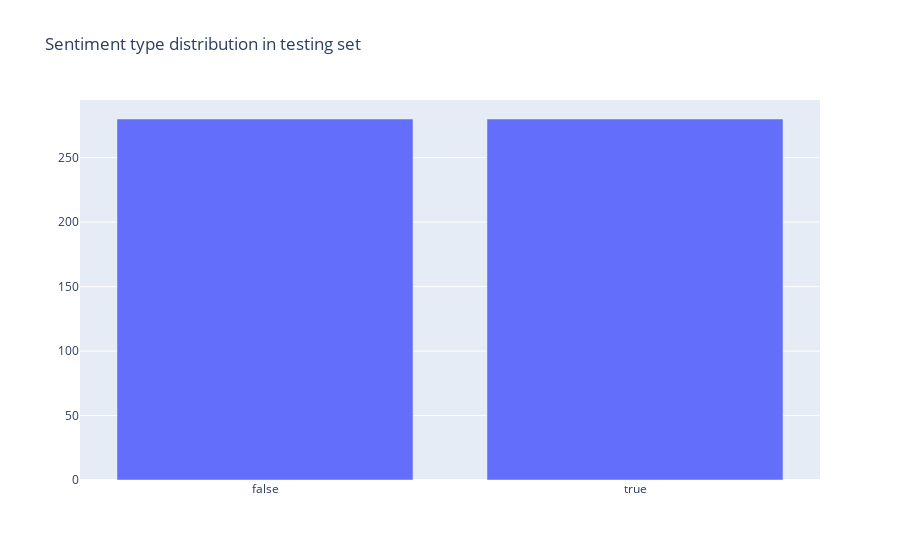

Notebook code cell kept with this figure:
### Markdown cell above
The false and true are about equal so need to make false a minority class

### Code cell
df = test_tweets
false = len(df[df["Is_Unreliable"] == 1])
true = len(df[df["Is_Unreliable"] == 0])
dist = [
    graph_objs.Bar(
        x=["false", "true"],
        y=[false, true],
)]
plotly.offline.iplot({"data":dist, "layout":graph_objs.Layout(title="Sentiment type distribution in testing set")})

### Figure 1 — Plotly figure (JSON) as saved in the notebook; plotly's stock layout.template omitted (floating-point values rounded to 4 significant figures)
{"data": [{"type": "bar", "x": ["false", "true"], "y": [280, 280]}], "layout": {"title": {"text": "Sentiment type distribution in testing set"}}}
